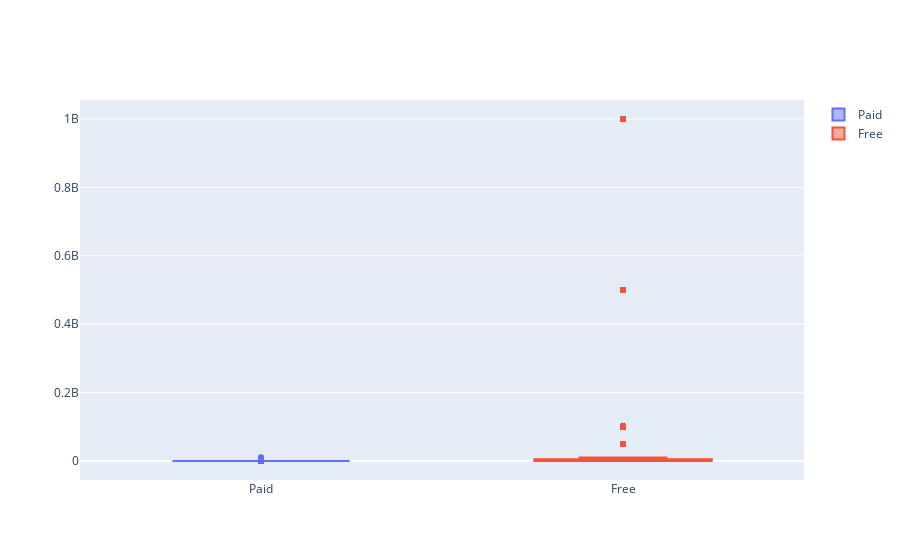

Notebook source saved alongside this figure:
### Code cell
trace0 = go.Box(
                y = apps[apps.Type=='Paid']['Installs'],
                name = 'Paid'
)

trace1 = go.Box(
                y = apps[apps.Type=='Free']['Installs'],
                name = 'Free'
)

data = [trace0,trace1]

plotly.offline.iplot(data)

### Figure 1 — Plotly figure (JSON) as saved in the notebook; plotly's stock layout.template omitted (floating-point values rounded to 4 significant figures; data arrays with more than 128 entries replaced by an {"elided": "..."} marker saying what was removed)
{"data": [{"name": "Paid", "type": "box", "y": {"elided": "800 str values"}}, {"name": "Free", "type": "box", "y": {"elided": "10039 str values"}}], "layout": {}}
